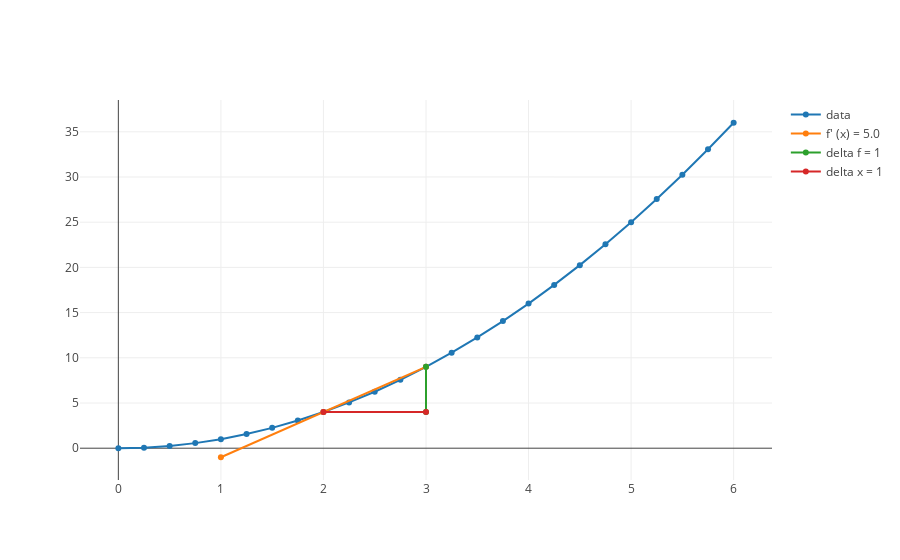

The notebook cell saved with this chart:
### Markdown cell above
> The graph shows that from seconds zero through six, our track runner gets faster over time.  


#### Calculating speed at second two
Now if we want to see how quickly our track star at second number two as opposed to some other second, what would we do?  Well even if we knew nothing about derivatives, we would likely get a stop watch and at second 2 would use it to calculate the speed.  Let's say that we start our stopwatch at second 2 and stop our stopwatch one second later.

### Code cell
#from calculus import delta_traces ---> write it again to avoid errors
def delta_f(list_of_terms, x_value, delta_x):
    first_term = output_at(list_of_terms, x_value + delta_x)
    second_term =  output_at(list_of_terms, x_value)
    return first_term - second_term
def delta_f_trace(list_of_terms, x_value, delta_x):
    initial_f_value = output_at(list_of_terms, x_value)
    delta_f_value = delta_f(list_of_terms, x_value, delta_x)
    if initial_f_value and delta_f_value:
        trace =  trace_values(x_values=[x_value + delta_x, x_value + delta_x], 
                              y_values=[initial_f_value, initial_f_value + delta_f_value], mode = 'lines+markers',
                              name = 'delta f = ' + str(delta_x))
        return trace
def delta_x_trace(list_of_terms, x_value, delta_x):
    initial_f_value = output_at(list_of_terms, x_value)
    if initial_f_value:
        trace = trace_values(x_values=[x_value, x_value + delta_x],
                            y_values=[initial_f_value, initial_f_value], mode = 'lines+markers', 
                            name = 'delta x = ' + str(delta_x))
        return trace
def derivative_of(list_of_terms, x_value, delta_x):
    numerator = delta_f(list_of_terms, x_value, delta_x)
    denominator = delta_x
    return round(numerator/denominator, 3)
def derivative_trace(list_of_terms, x_value, line_length = 4, delta_x = .01):
    derivative_at = derivative_of(list_of_terms, x_value, delta_x)
    y = output_at(list_of_terms, x_value)
    if derivative_at and y:
        x_minus = x_value - line_length/2
        x_plus = x_value + line_length/2
        y_minus = y - derivative_at * line_length/2
        y_plus = y + derivative_at * line_length/2
        return trace_values([x_minus, x_value, x_plus],[y_minus, y, y_plus], name = "f' (x) = " + str(derivative_at), mode = 'lines+markers')
def delta_traces(list_of_terms, x_value, line_length = 4, delta_x = .01):
    tangent = derivative_trace(list_of_terms, x_value, line_length, delta_x)
    delta_f_line = delta_f_trace(list_of_terms, x_value, delta_x)
    delta_x_line = delta_x_trace(list_of_terms, x_value, delta_x)
    return [tangent, delta_f_line, delta_x_line]

delta_layout = build_layout(x_axis = {'title': 'number of seconds'}, y_axis = {'title': 'distance'})
x_squared_delta_traces = delta_traces(x_squared, 2, line_length = 2, delta_x = 1)
plot([trace_x_squared, *x_squared_delta_traces], delta_layout)

### Figure 1 — Plotly figure (JSON) as saved in the notebook; plotly's stock layout.template omitted (floating-point values rounded to 4 significant figures)
{"data": [{"mode": "lines+markers", "name": "data", "text": [], "type": "scatter", "uid": "aebbf712-b5b4-11e8-b492-086d41e3715a", "x": [0, 0.25, 0.5, 0.75, 1, 1.25, 1.5, 1.75, 2, 2.25, 2.5, 2.75, 3, 3.25, 3.5, 3.75, 4, 4.25, 4.5, 4.75, 5, 5.25, 5.5, 5.75, 6], "y": [0, 0.0625, 0.25, 0.5625, 1, 1.562, 2.25, 3.062, 4, 5.062, 6.25, 7.562, 9, 10.56, 12.25, 14.06, 16, 18.06, 20.25, 22.56, 25, 27.56, 30.25, 33.06, 36]}, {"mode": "lines+markers", "name": "f' (x) = 5.0", "text": [], "type": "scatter", "uid": "aebbfb18-b5b4-11e8-bc3b-086d41e3715a", "x": [1, 2, 3], "y": [-1, 4, 9]}, {"mode": "lines+markers", "name": "delta f = 1", "text": [], "type": "scatter", "uid": "aebbfc80-b5b4-11e8-81dc-086d41e3715a", "x": [3, 3], "y": [4, 9]}, {"mode": "lines+markers", "name": "delta x = 1", "text": [], "type": "scatter", "uid": "aebbfd7a-b5b4-11e8-8777-086d41e3715a", "x": [2, 3], "y": [4, 4]}], "layout": {}}
